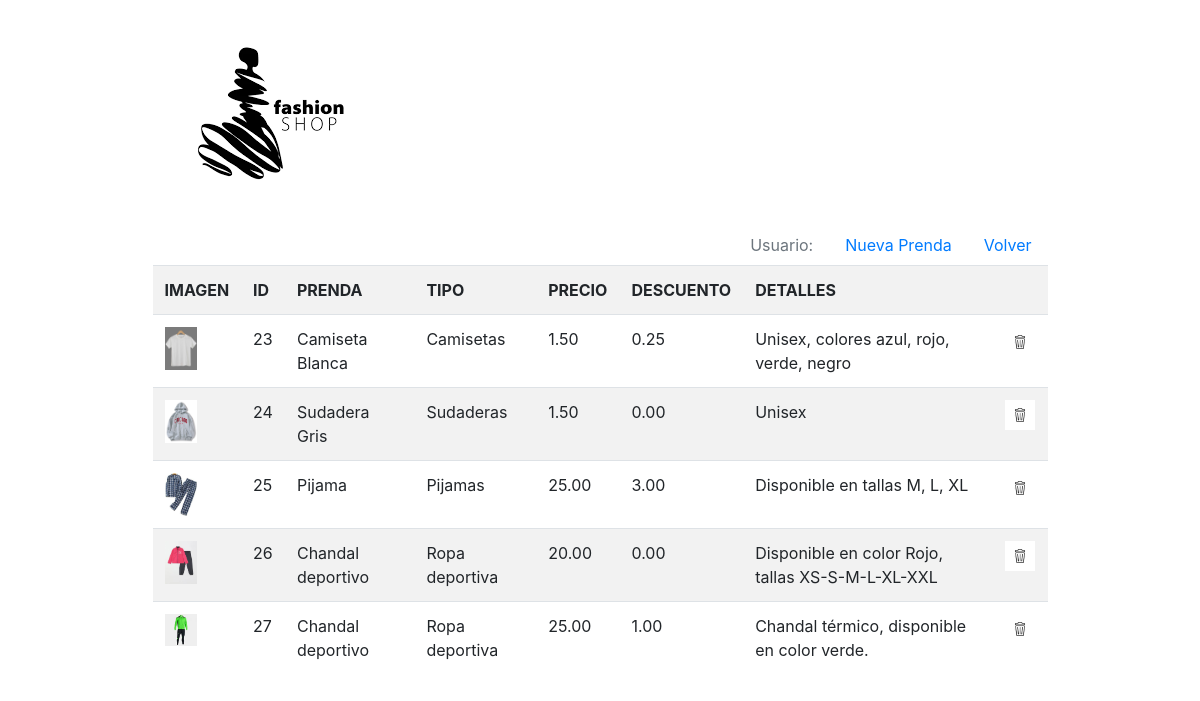
The page /lstPrendas.php on the database its author committed.
### tables this page shows
CREATE TABLE `prendas` (
  `idPrenda` int(11) NOT NULL,
  `prenda` varchar(50) NOT NULL,
  `idTipo` int(11) NOT NULL,
  `imagen` varchar(100) NOT NULL,
  `precio` decimal(10,2) NOT NULL,
  `descuento` decimal(10,2) NOT NULL DEFAULT 0.00,
  `detalles` text NOT NULL
);

CREATE TABLE `tipos` (
  `idTipo` int(11) NOT NULL,
  `tipo` varchar(50) NOT NULL
);

### lstPrendas.php (the view, shortened to what this page needs)
<!DOCTYPE html>
<html lang="en">
 <head>
  <link href="./bootstrap/css/bootstrap.min.css" rel="stylesheet">
 </head>
 <body>
	<div class="container">
	  <div class="form-group col-10 offset-1">
	    <img src="./imagenes/logo.png" class="img-fluid">
		<ul class="nav justify-content-end">
		  <li class="nav-item">
			<a class="nav-link disabled" tabindex="-1" aria-disabled="true">Usuario: <?php echo $_SESSION['usuario']?></a>
		  </li>
		  <li class="nav-item">
			<a class="nav-link active" href="formPrendas.php">Nueva Prenda</a>
		  </li>
		  <li class="nav-item">
			<a class="nav-link active" href="publicidad.php">Volver</a>
		  </li>
		</ul>
		<table class="table table-striped">
		 <tr>
			 <th>IMAGEN</th><th>ID</th><th>PRENDA</th><th>TIPO</th><th>PRECIO</th><th>DESCUENTO</th><th>DETALLES</th><th></th>
		 </tr>
		<?php
  		include('conexion.php');
		$sql="SELECT prendas.*, tipos.* FROM prendas, tipos WHERE (prendas.idTipo=tipos.idTipo)";
		$registros=mysqli_query($conexion,$sql);
		while($linea=mysqli_fetch_array($registros))
		{
		echo "<tr><td><img src='$linea[imagen]' width='32'></td><td>$linea[idPrenda]</td><td>$linea[prenda]</td><td>$linea[tipo]</td><td>$linea[precio]</td><td>$linea[descuento]</td><td>$linea[detalles]</td><td><a href='delPrendas.php?codigo=$linea[idPrenda]'><img src='./imagenes/borrar.png' width='30'></a></td></tr>";
		}
		?>
		</table>
 		</div>
	</div>
 </body>
</html>

### rows shown on the page
prendas: imagen (picture), idPrenda "23", prenda "Camiseta Blanca", idTipo.tipo "Camisetas", precio "1.50", descuento "0.25", detalles "Unisex, colores azul, rojo, verde, negro"
prendas: imagen (picture), idPrenda "24", prenda "Sudadera Gris", idTipo.tipo "Sudaderas", precio "1.50", descuento "0.00", detalles "Unisex"
prendas: imagen (picture), idPrenda "25", prenda "Pijama", idTipo.tipo "Pijamas", precio "25.00", descuento "3.00", detalles "Disponible en tallas M, L, XL"
prendas: imagen (picture), idPrenda "26", prenda "Chandal deportivo", idTipo.tipo "Ropa deportiva", precio "20.00", descuento "0.00", detalles "Disponible en color Rojo, tallas XS-S-M-L-XL-XXL"
prendas: imagen (picture), idPrenda "27", prenda "Chandal deportivo", idTipo.tipo "Ropa deportiva", precio "25.00", descuento "1.00", detalles "Chandal térmico, disponible en color verde."
